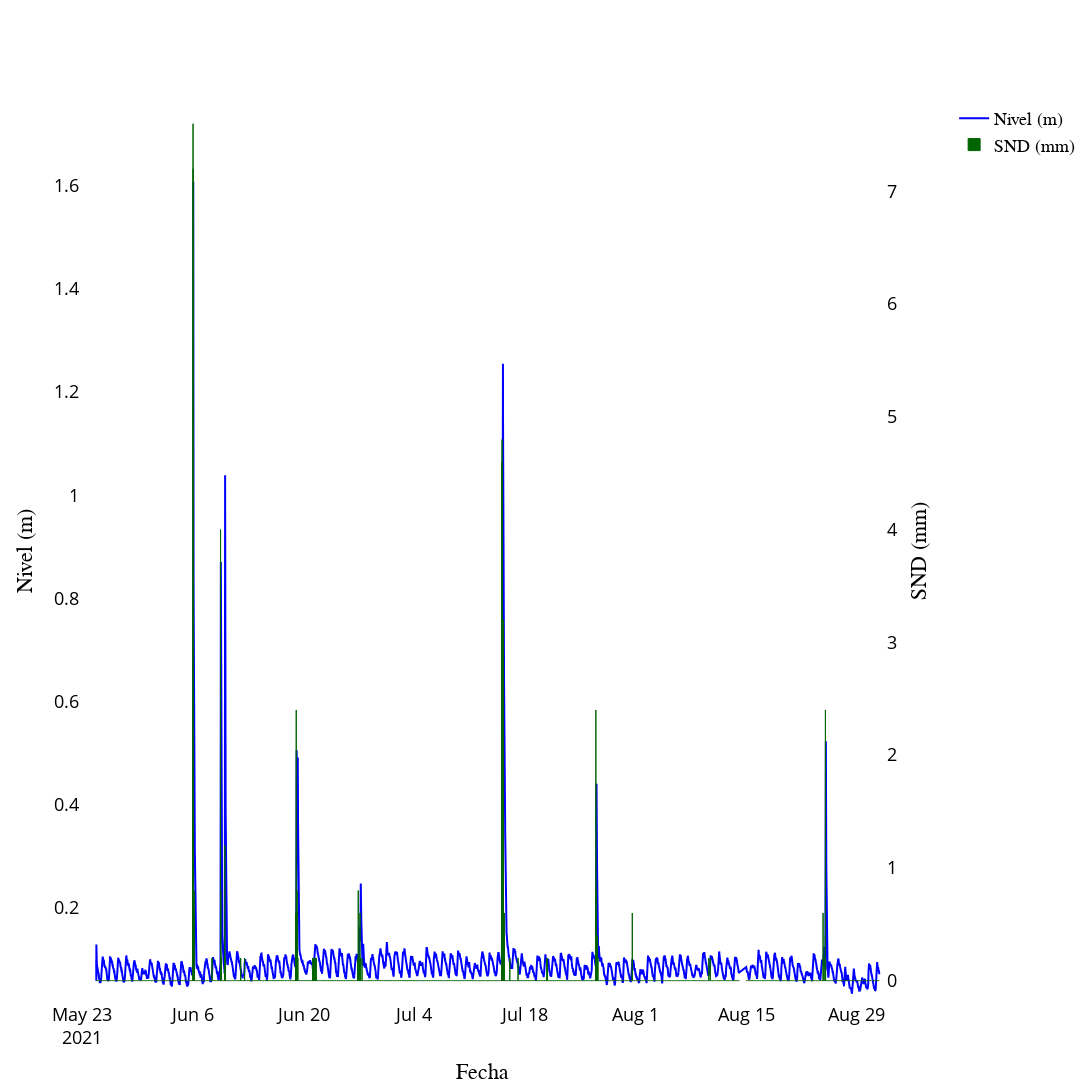

The cell this chart's notebook holds for it:
### Markdown cell above
## 3.1 Overview

### Code cell
# Crear subgráficos con un eje secundario
fig = make_subplots(specs=[[{"secondary_y": True}]])

# Agregar la serie de nivel de agua
fig.add_trace(
    go.Scatter(
        x=merged.index,
        y=merged["nivel"],
        mode="lines",
        line=dict(color='blue'),
        name="Nivel (m)"
    ),
    secondary_y=False
)

# Agregar la serie de precipitación SIL como barras
fig.add_trace(
    go.Bar(
        x=merged.index,
        y=merged["snd"],
        name="SND (mm)",
        marker=dict(
            color="darkgreen",        
            opacity=1,             
            line=dict(
                color="darkgreen",   
                width=1           
            )
        ),
    ),
    secondary_y=True
)

# Configuración del diseño
fig.update_layout(
    
    xaxis_title="Fecha",
    legend=dict(
        x=1.02,
        y=1,
        bgcolor='rgba(255,255,255,0)',
        font=dict(
            family="Arial Black",  # Fuente más gruesa
            size=18,               # Tamaño más grande
            color="black"          # Color negro
        )
    ),
    plot_bgcolor='white',   
    paper_bgcolor='white',
    autosize=False,
    width=1200,  # Manteniendo relación 1:1
    height=1200
)

# Ajuste del tamaño y grosor de las etiquetas de los ejes
fig.update_xaxes(
    title_text="Fecha",
    title_font=dict(size=22, family="Arial Black", color="black"),  # Más grande y grueso
    tickfont=dict(size=18, color="black")  # Aumenta tamaño de los valores del eje
)

fig.update_yaxes(
    title_text="Nivel (m)",
    title_font=dict(size=22, family="Arial Black", color="black"),  # Más grande y grueso
    tickfont=dict(size=18, color="black"),
    secondary_y=False
)

fig.update_yaxes(
    title_text="SND (mm)",
    title_font=dict(size=22, family="Arial Black", color="black"),  # Más grande y grueso
    tickfont=dict(size=18, color="black"),
    secondary_y=True
)

# Mostrar el gráfico
fig.show()

### Figure 1 — Plotly figure (JSON) as saved in the notebook; plotly's stock layout.template omitted (floating-point values rounded to 4 significant figures; data arrays with more than 128 entries replaced by an {"elided": "..."} marker saying what was removed)
{"data": [{"line": {"color": "blue"}, "mode": "lines", "name": "Nivel (m)", "type": "scatter", "x": {"elided": "13901 str values"}, "xaxis": "x", "y": {"elided": "13901 float values"}, "yaxis": "y"}, {"marker": {"color": "darkgreen", "line": {"color": "darkgreen", "width": 1}, "opacity": 1}, "name": "SND (mm)", "type": "bar", "x": {"elided": "13901 str values"}, "xaxis": "x", "y": {"elided": "13901 float values"}, "yaxis": "y2"}], "layout": {"autosize": false, "height": 1200, "legend": {"bgcolor": "rgba(255,255,255,0)", "font": {"color": "black", "family": "Arial Black", "size": 18}, "x": 1.02, "y": 1}, "paper_bgcolor": "white", "plot_bgcolor": "white", "width": 1200, "xaxis": {"anchor": "y", "autorange": false, "domain": [0, 0.94], "range": ["2021-05-22 16:37:11.8719", "2021-09-01 15:13:16.425"], "tickfont": {"color": "black", "size": 18}, "title": {"font": {"color": "black", "family": "Arial Black", "size": 22}, "text": "Fecha"}, "type": "date"}, "yaxis": {"anchor": "x", "autorange": false, "domain": [0, 1], "range": [0.01711, 1.766], "tickfont": {"color": "black", "size": 18}, "title": {"font": {"color": "black", "family": "Arial Black", "size": 22}, "text": "Nivel (m)"}, "type": "linear"}, "yaxis2": {"anchor": "x", "autorange": false, "overlaying": "y", "range": [-0.1897, 7.81], "side": "right", "tickfont": {"color": "black", "size": 18}, "title": {"font": {"color": "black", "family": "Arial Black", "size": 22}, "text": "SND (mm)"}, "type": "linear"}}}
